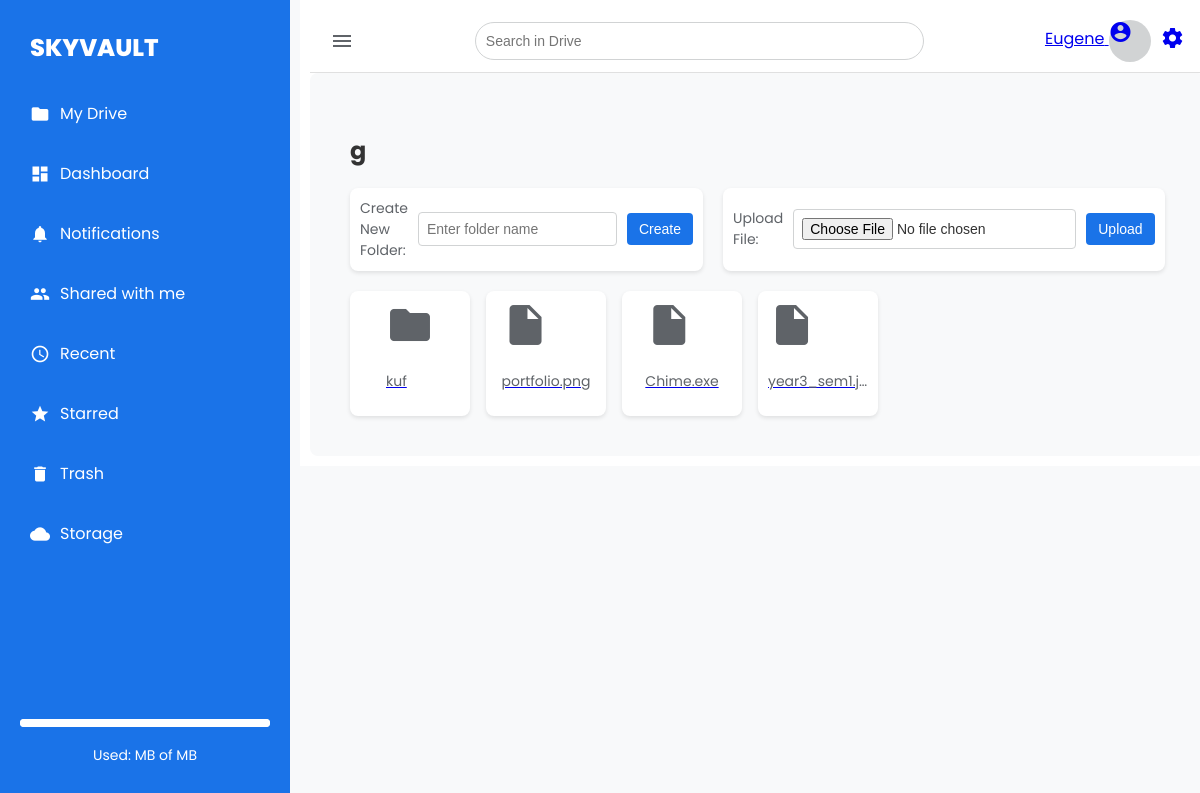
/vault/folder/43/ (signed in), run on the app's committed database.
### vault/models.py (models this page shows, shortened)
class Folder(models.Model):
    user = models.ForeignKey(User, on_delete=models.CASCADE)
    name = models.CharField(max_length=255)
    trashed = models.BooleanField(default=False)
    parent_folder = models.ForeignKey('self', on_delete=models.CASCADE, blank=True, null=True, related_name='subfolders')
    created_at = models.DateTimeField(auto_now_add=True)

class File(models.Model):
    user = models.ForeignKey(User, on_delete=models.CASCADE)
    folder = models.ForeignKey(Folder, on_delete=models.CASCADE, blank=True, null=True, related_name='files')
    name = models.CharField(max_length=255)
    uploaded_file = models.FileField(upload_to='user_files/')
    size = models.PositiveIntegerField()  # Size in bytes
    trashed = models.BooleanField(default=False)
    shared_with = models.ManyToManyField(User, related_name='shared_files', blank=True)
    created_at = models.DateTimeField(auto_now_add=True)
    starred = models.BooleanField(default=False)

### vault/views.py (the view)
# urls.py: path('folder/<int:folder_id>/', views.view_folder, name='view_folder'),
@login_required
def view_folder(request, folder_id):
    folder = get_object_or_404(Folder, id=folder_id, user=request.user, trashed=False)
    subfolders = folder.subfolders.filter(trashed=False)
    files = folder.files.filter(trashed=False)         # Retrieve files within this folder
    return render(request, 'vault/view_folder.html', {
        'folder': folder,
        'subfolders': subfolders,
        'files': files,
    })

### vault/templatetags/custom_filters.py (called while the page is built)
@register.filter
def endswith(value, arg):
    return value.lower().endswith(arg.split(','))

### templates/vault/view_folder.html (shortened to what this page needs)
{% extends 'base.html' %}
{% load static %}
{% load custom_filters %}
{% block content %}
<div class="drive-container" data-folder-id="{{ folder.id|default_if_none:'' }}">
    <h2>{{ folder.name }}</h2>
    <div class="drive-header">
        <form method="post" action="{% url 'create_folder' %}" enctype="multipart/form-data">
            <label for="folder_name">Create New Folder:</label>
            <input type="text" name="folder_name" id="folder_name" placeholder="Enter folder name" required>
            <button type="submit">Create</button>
        </form>
        <form method="post" action="{% url 'upload_file' %}" enctype="multipart/form-data">
            <label for="uploaded-file">Upload File:</label>
            <input type="file" name="uploaded_file" id="uploaded-file" required>
            <button type="submit">Upload</button>
        </form>
    </div>
    {% include "vault/_file_grid.html" with folders=subfolders files=files %}
</div>
{% endblock %}

### templates/base.html (shortened to what this page needs)
{% load static %}
<!DOCTYPE html>
<html lang="en">
<head>
    <link rel="stylesheet" href="{% static 'base.css' %}?=v2">
</head>
<body>
    <div class="sidebar" id="sidebar">
        <div class="logo">
            <span class="logo-text">SKYVAULT</span>
        </div>
        <ul>
            <li><a href="{% url 'vault_home' %}"><span class="material-icons">folder</span> My Drive</a></li>
            <li><a href="{% url 'dashboard' %}"><span class="material-icons">dashboard</span> Dashboard</a></li>
            <li><a href="{% url 'notification_list' %}"><span class="material-icons">notifications</span> Notifications</a></li>
            <li><a href="{% url 'shared_view' %}"><span class="material-icons">people</span> Shared with me</a></li>
            <li><a href="{% url 'recent_files' %}"><span class="material-icons">access_time</span> Recent</a></li>
            <li><a href="{% url 'starred_files' %}"><span class="material-icons">star</span> Starred</a></li>
            <li><a href="{% url 'trash_view' %}"><span class="material-icons">delete</span> Trash</a></li>
            <li><a href="{% url 'storage_info' %}"><span class="material-icons">cloud</span> Storage</a></li>
        </ul>
        <div class="storage-info">
            <progress value="{{ used_percentage }}" max="100"></progress>
            <p>Used: {{ total_storage|floatformat:2 }} MB of {{ max_storage }} MB</p>
        </div>
    </div>
    <div class="main-content">
        <div class="top-bar">
            <span class="material-icons hamburger" onclick="toggleSidebar()">menu</span>
            <input type="text" placeholder="Search in Drive" class="search-input">
            <div class="profile">
              <a href="{% url 'profile_view' %}">
                  <span>{{ user.username }}</span>
                  {% if user_profile.profile_picture %}
                      <img src="{{ user_profile.profile_picture.url }}" alt="Profile Picture" class="avatar">
                  {% else %}
                      <span class="material-icons avatar">account_circle</span>
                  {% endif %}
              </a>
              <a href="{% url 'update_profile_view' %}">
                  <span class="material-icons">settings</span>
              </a>
          </div>
        </div>
        <div class="content">
            {% block content %}{% endblock %}
        </div>
    </div>
</body>
</html>

### templates/vault/_file_grid.html
{% load custom_filters %}
<div class="file-grid">
  {% for folder in folders %}
  <div class="file-item" data-id="{{ folder.id }}" data-type="folder">
      <a href="{% url 'view_folder' folder.id %}">
          <span class="material-icons">folder</span>
          <p>{{ folder.name }}</p>
      </a>
  </div>
  {% endfor %}
  {% for file in files %}
  <div class="file-item" data-id="{{ file.id }}" data-type="file">
      <a href="{% url 'open_file' file.id %}">
          {% if file.uploaded_file.name|endswith:".jpg" or file.uploaded_file.name|endswith:".png" %}
              <img src="{{ file.uploaded_file.url }}" alt="{{ file.name }}" class="file-icon">
          {% else %}
              <span class="material-icons">insert_drive_file</span>
          {% endif %}
          <p>{{ file.name }}</p>
      </a>
  </div>
  {% endfor %}
</div>

### static/base.css (style rules this page uses)
body { font-family: 'Poppins', sans-serif; color: #333; margin: 0; display: flex; background-color: #F8F9FA; }
.sidebar { width: 250px; background-color: #1a73e8; color: #ffffff; padding: 20px; display: flex; flex-direction: column; position: fixed; top: 0; bottom: 0; transition: width 0.3s; }
.logo { display: flex; align-items: center; justify-content: left; margin: 10px; }
.logo-text { font-size: 24px; font-weight: 800; color: #ffffff; transition: font-size 0.4s; }
.sidebar ul { list-style: none; padding: 0; }
.sidebar ul li { margin-bottom: 15px; }
.sidebar ul li a { color: #ffffff; text-decoration: none; display: flex; align-items: center; font-size: 16px; padding: 10px; border-radius: 8px; transition: background-color 0.2s; }
.sidebar ul li a .material-icons { margin-right: 10px; font-size: 20px; }
.sidebar .storage-info { margin-top: auto; text-align: center; color: #ffffff; }
.sidebar .storage-info p { font-size: 14px; }
.sidebar .storage-info progress { width: 100%; height: 8px; -webkit-appearance: none; appearance: none; background-color: #ffffff; border-radius: 4px; }
.main-content { margin-left: 300px; width: calc(100% - 300px); padding: 10px; transition: margin-left 0.3s, width 0.3s; background-color: #ffffff; }
.top-bar { display: flex; justify-content: space-between; align-items: center; padding: 10px 20px; background-color: #ffffff; border-bottom: 1px solid #e0e0e0; }
.hamburger { display: none; font-size: 28px; cursor: pointer; color: #5f6368; }
.profile { display: flex; align-items: center; gap: 10px; color: #5f6368; }
.profile .avatar { width: 42px; height: 42px; border-radius: 50%; background-color: #d1d3d4; }
.search-input { border: 1px solid #d1d3d4; border-radius: 20px; padding: 10px; width: 50%; font-size: 14px; }
.content { background-color: #f8f9fa; padding: 20px; border-radius: 8px; }
.drive-container { display: flex; flex-direction: column; padding: 20px; }
.drive-header { display: flex; gap: 20px; margin-bottom: 20px; }
.drive-header form { display: flex; align-items: center; gap: 10px; background-color: #ffffff; padding: 10px; border-radius: 8px; box-shadow: 0 2px 4px rgba(0, 0, 0, 0.1); }
.drive-header label { font-size: 14px; color: #5f6368; }
.drive-header input[type="text"], .drive-header input[type="file"] { padding: 8px; font-size: 14px; border: 1px solid #d1d3d4; border-radius: 4px; }
.drive-header button { padding: 8px 12px; background-color: #1a73e8; color: white; font-size: 14px; border: none; border-radius: 4px; cursor: pointer; }
.file-grid { display: grid; grid-template-columns: repeat(auto-fit, minmax(120px, 20px)); gap: 16px; }
.file-item { display: flex; flex-direction: column; align-items: center; background-color: #ffffff; padding: 10px; border-radius: 8px; box-shadow: 0 2px 4px rgba(0, 0, 0, 0.1); transition: background-color 0.3s; cursor: pointer; }
.file-item .material-icons, .file-item .file-icon { font-size: 48px; color: #5f6368; margin-bottom: 8px; }
.file-item p { font-size: 14px; color: #5f6368; white-space: nowrap; overflow: hidden; text-overflow: ellipsis; max-width: 100px; }

### data on the page
Folder: name "g"
Folder: name "kuf"
File: name "portfolio.png"
File: name "Chime.exe"
File: name "year3_sem1.j…"

### other printed values
{{ user.username }} "Eugene"
